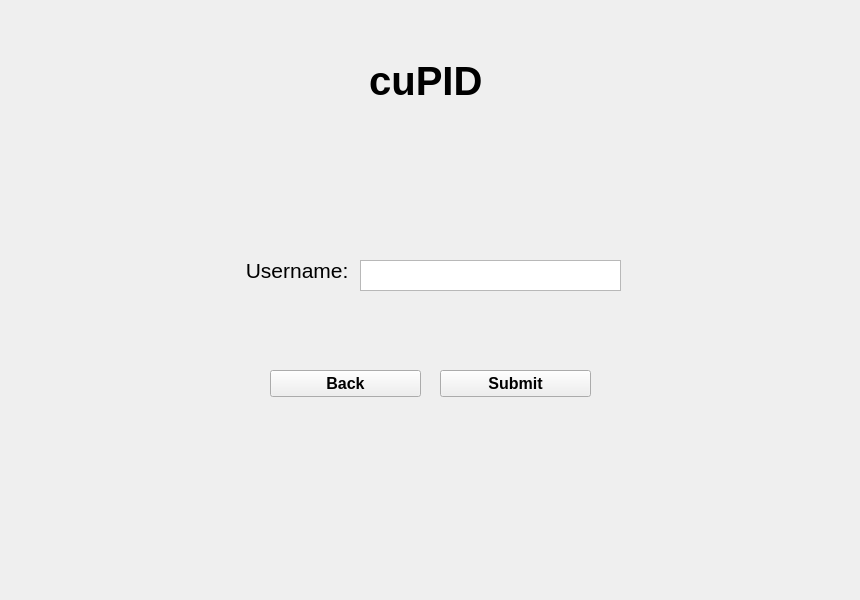
<?xml version="1.0" encoding="UTF-8"?>
<ui version="4.0">
 <class>AdminLoginPage</class>
 <widget class="QWidget" name="AdminLoginPage">
  <property name="geometry">
   <rect>
    <x>0</x>
    <y>0</y>
    <width>860</width>
    <height>600</height>
   </rect>
  </property>
  <property name="windowTitle">
   <string>Form</string>
  </property>
  <widget class="QPushButton" name="submitButton">
   <property name="geometry">
    <rect>
     <x>440</x>
     <y>370</y>
     <width>151</width>
     <height>27</height>
    </rect>
   </property>
   <property name="font">
    <font>
     <pointsize>12</pointsize>
     <weight>75</weight>
     <bold>true</bold>
    </font>
   </property>
   <property name="text">
    <string>Submit</string>
   </property>
  </widget>
  <widget class="QLabel" name="usernameLabel">
   <property name="geometry">
    <rect>
     <x>240</x>
     <y>260</y>
     <width>121</width>
     <height>21</height>
    </rect>
   </property>
   <property name="font">
    <font>
     <pointsize>16</pointsize>
     <weight>50</weight>
     <bold>false</bold>
    </font>
   </property>
   <property name="text">
    <string> Username:</string>
   </property>
  </widget>
  <widget class="QTextEdit" name="usernameTextEdit">
   <property name="geometry">
    <rect>
     <x>360</x>
     <y>260</y>
     <width>261</width>
     <height>31</height>
    </rect>
   </property>
  </widget>
  <widget class="QWidget" name="verticalLayoutWidget_2">
   <property name="geometry">
    <rect>
     <x>310</x>
     <y>10</y>
     <width>221</width>
     <height>141</height>
    </rect>
   </property>
   <layout class="QVBoxLayout" name="verticalLayout_3">
    <item alignment="Qt::AlignHCenter">
     <widget class="QLabel" name="label_2">
      <property name="font">
       <font>
        <pointsize>30</pointsize>
        <weight>75</weight>
        <bold>true</bold>
       </font>
      </property>
      <property name="text">
       <string> cuPID</string>
      </property>
     </widget>
    </item>
   </layout>
  </widget>
  <widget class="QPushButton" name="backButton">
   <property name="geometry">
    <rect>
     <x>270</x>
     <y>370</y>
     <width>151</width>
     <height>27</height>
    </rect>
   </property>
   <property name="font">
    <font>
     <pointsize>12</pointsize>
     <weight>75</weight>
     <bold>true</bold>
    </font>
   </property>
   <property name="text">
    <string>Back</string>
   </property>
  </widget>
  <widget class="QLabel" name="errorLabel">
   <property name="geometry">
    <rect>
     <x>356</x>
     <y>230</y>
     <width>261</width>
     <height>20</height>
    </rect>
   </property>
   <property name="palette">
    <palette>
     <active>
      <colorrole role="WindowText">
       <brush brushstyle="SolidPattern">
        <color alpha="255">
         <red>170</red>
         <green>0</green>
         <blue>0</blue>
        </color>
       </brush>
      </colorrole>
      <colorrole role="Button">
       <brush brushstyle="SolidPattern">
        <color alpha="255">
         <red>181</red>
         <green>7</green>
         <blue>10</blue>
        </color>
       </brush>
      </colorrole>
      <colorrole role="Light">
       <brush brushstyle="SolidPattern">
        <color alpha="255">
         <red>255</red>
         <green>26</green>
         <blue>30</blue>
        </color>
       </brush>
      </colorrole>
      <colorrole role="Midlight">
       <brush brushstyle="SolidPattern">
        <color alpha="255">
         <red>218</red>
         <green>16</green>
         <blue>20</blue>
        </color>
       </brush>
      </colorrole>
      <colorrole role="Dark">
       <brush brushstyle="SolidPattern">
        <color alpha="255">
         <red>90</red>
         <green>3</green>
         <blue>5</blue>
        </color>
       </brush>
      </colorrole>
      <colorrole role="Mid">
       <brush brushstyle="SolidPattern">
        <color alpha="255">
         <red>121</red>
         <green>4</green>
         <blue>6</blue>
        </color>
       </brush>
      </colorrole>
      <colorrole role="Text">
       <brush brushstyle="SolidPattern">
        <color alpha="255">
         <red>170</red>
         <green>0</green>
         <blue>0</blue>
        </color>
       </brush>
      </colorrole>
      <colorrole role="BrightText">
       <brush brushstyle="SolidPattern">
        <color alpha="255">
         <red>255</red>
         <green>255</green>
         <blue>255</blue>
        </color>
       </brush>
      </colorrole>
      <colorrole role="ButtonText">
       <brush brushstyle="SolidPattern">
        <color alpha="255">
         <red>0</red>
         <green>0</green>
         <blue>0</blue>
        </color>
       </brush>
      </colorrole>
      <colorrole role="Base">
       <brush brushstyle="SolidPattern">
        <color alpha="255">
         <red>255</red>
         <green>255</green>
         <blue>255</blue>
        </color>
       </brush>
      </colorrole>
      <colorrole role="Window">
       <brush brushstyle="SolidPattern">
        <color alpha="255">
         <red>181</red>
         <green>7</green>
         <blue>10</blue>
        </color>
       </brush>
      </colorrole>
      <colorrole role="Shadow">
       <brush brushstyle="SolidPattern">
        <color alpha="255">
         <red>0</red>
         <green>0</green>
         <blue>0</blue>
        </color>
       </brush>
      </colorrole>
      <colorrole role="AlternateBase">
       <brush brushstyle="SolidPattern">
        <color alpha="255">
         <red>218</red>
         <green>131</green>
         <blue>132</blue>
        </color>
       </brush>
      </colorrole>
      <colorrole role="ToolTipBase">
       <brush brushstyle="SolidPattern">
        <color alpha="255">
         <red>255</red>
         <green>255</green>
         <blue>220</blue>
        </color>
       </brush>
      </colorrole>
      <colorrole role="ToolTipText">
       <brush brushstyle="SolidPattern">
        <color alpha="255">
         <red>0</red>
         <green>0</green>
         <blue>0</blue>
        </color>
       </brush>
      </colorrole>
     </active>
     <inactive>
      <colorrole role="WindowText">
       <brush brushstyle="SolidPattern">
        <color alpha="255">
         <red>170</red>
         <green>0</green>
         <blue>0</blue>
        </color>
       </brush>
      </colorrole>
      <colorrole role="Button">
       <brush brushstyle="SolidPattern">
        <color alpha="255">
         <red>181</red>
         <green>7</green>
         <blue>10</blue>
        </color>
       </brush>
      </colorrole>
      <colorrole role="Light">
       <brush brushstyle="SolidPattern">
        <color alpha="255">
         <red>255</red>
         <green>26</green>
         <blue>30</blue>
        </color>
       </brush>
      </colorrole>
      <colorrole role="Midlight">
       <brush brushstyle="SolidPattern">
        <color alpha="255">
         <red>218</red>
         <green>16</green>
         <blue>20</blue>
        </color>
       </brush>
      </colorrole>
      <colorrole role="Dark">
       <brush brushstyle="SolidPattern">
        <color alpha="255">
         <red>90</red>
         <green>3</green>
         <blue>5</blue>
        </color>
       </brush>
      </colorrole>
      <colorrole role="Mid">
       <brush brushstyle="SolidPattern">
        <color alpha="255">
         <red>121</red>
         <green>4</green>
         <blue>6</blue>
        </color>
       </brush>
      </colorrole>
      <colorrole role="Text">
       <brush brushstyle="SolidPattern">
        <color alpha="255">
         <red>170</red>
         <green>0</green>
         <blue>0</blue>
        </color>
       </brush>
      </colorrole>
      <colorrole role="BrightText">
       <brush brushstyle="SolidPattern">
        <color alpha="255">
         <red>255</red>
         <green>255</green>
         <blue>255</blue>
        </color>
       </brush>
      </colorrole>
      <colorrole role="ButtonText">
       <brush brushstyle="SolidPattern">
        <color alpha="255">
         <red>0</red>
         <green>0</green>
         <blue>0</blue>
        </color>
       </brush>
      </colorrole>
      <colorrole role="Base">
       <brush brushstyle="SolidPattern">
        <color alpha="255">
         <red>255</red>
         <green>255</green>
         <blue>255</blue>
        </color>
       </brush>
      </colorrole>
      <colorrole role="Window">
       <brush brushstyle="SolidPattern">
        <color alpha="255">
         <red>181</red>
         <green>7</green>
         <blue>10</blue>
        </color>
       </brush>
      </colorrole>
      <colorrole role="Shadow">
       <brush brushstyle="SolidPattern">
        <color alpha="255">
         <red>0</red>
         <green>0</green>
         <blue>0</blue>
        </color>
       </brush>
      </colorrole>
      <colorrole role="AlternateBase">
       <brush brushstyle="SolidPattern">
        <color alpha="255">
         <red>218</red>
         <green>131</green>
         <blue>132</blue>
        </color>
       </brush>
      </colorrole>
      <colorrole role="ToolTipBase">
       <brush brushstyle="SolidPattern">
        <color alpha="255">
         <red>255</red>
         <green>255</green>
         <blue>220</blue>
        </color>
       </brush>
      </colorrole>
      <colorrole role="ToolTipText">
       <brush brushstyle="SolidPattern">
        <color alpha="255">
         <red>0</red>
         <green>0</green>
         <blue>0</blue>
        </color>
       </brush>
      </colorrole>
     </inactive>
     <disabled>
      <colorrole role="WindowText">
       <brush brushstyle="SolidPattern">
        <color alpha="255">
         <red>90</red>
         <green>3</green>
         <blue>5</blue>
        </color>
       </brush>
      </colorrole>
      <colorrole role="Button">
       <brush brushstyle="SolidPattern">
        <color alpha="255">
         <red>181</red>
         <green>7</green>
         <blue>10</blue>
        </color>
       </brush>
      </colorrole>
      <colorrole role="Light">
       <brush brushstyle="SolidPattern">
        <color alpha="255">
         <red>255</red>
         <green>26</green>
         <blue>30</blue>
        </color>
       </brush>
      </colorrole>
      <colorrole role="Midlight">
       <brush brushstyle="SolidPattern">
        <color alpha="255">
         <red>218</red>
         <green>16</green>
         <blue>20</blue>
        </color>
       </brush>
      </colorrole>
      <colorrole role="Dark">
       <brush brushstyle="SolidPattern">
        <color alpha="255">
         <red>90</red>
         <green>3</green>
         <blue>5</blue>
        </color>
       </brush>
      </colorrole>
      <colorrole role="Mid">
       <brush brushstyle="SolidPattern">
        <color alpha="255">
         <red>121</red>
         <green>4</green>
         <blue>6</blue>
        </color>
       </brush>
      </colorrole>
      <colorrole role="Text">
       <brush brushstyle="SolidPattern">
        <color alpha="255">
         <red>90</red>
         <green>3</green>
         <blue>5</blue>
        </color>
       </brush>
      </colorrole>
      <colorrole role="BrightText">
       <brush brushstyle="SolidPattern">
        <color alpha="255">
         <red>255</red>
         <green>255</green>
         <blue>255</blue>
        </color>
       </brush>
      </colorrole>
      <colorrole role="ButtonText">
       <brush brushstyle="SolidPattern">
        <color alpha="255">
         <red>90</red>
         <green>3</green>
         <blue>5</blue>
        </color>
       </brush>
      </colorrole>
      <colorrole role="Base">
       <brush brushstyle="SolidPattern">
        <color alpha="255">
         <red>181</red>
         <green>7</green>
         <blue>10</blue>
        </color>
       </brush>
      </colorrole>
      <colorrole role="Window">
       <brush brushstyle="SolidPattern">
        <color alpha="255">
         <red>181</red>
         <green>7</green>
         <blue>10</blue>
        </color>
       </brush>
      </colorrole>
      <colorrole role="Shadow">
       <brush brushstyle="SolidPattern">
        <color alpha="255">
         <red>0</red>
         <green>0</green>
         <blue>0</blue>
        </color>
       </brush>
      </colorrole>
      <colorrole role="AlternateBase">
       <brush brushstyle="SolidPattern">
        <color alpha="255">
         <red>181</red>
         <green>7</green>
         <blue>10</blue>
        </color>
       </brush>
      </colorrole>
      <colorrole role="ToolTipBase">
       <brush brushstyle="SolidPattern">
        <color alpha="255">
         <red>255</red>
         <green>255</green>
         <blue>220</blue>
        </color>
       </brush>
      </colorrole>
      <colorrole role="ToolTipText">
       <brush brushstyle="SolidPattern">
        <color alpha="255">
         <red>0</red>
         <green>0</green>
         <blue>0</blue>
        </color>
       </brush>
      </colorrole>
     </disabled>
    </palette>
   </property>
   <property name="text">
    <string/>
   </property>
   <property name="alignment">
    <set>Qt::AlignCenter</set>
   </property>
  </widget>
 </widget>
 <resources/>
 <connections/>
</ui>
